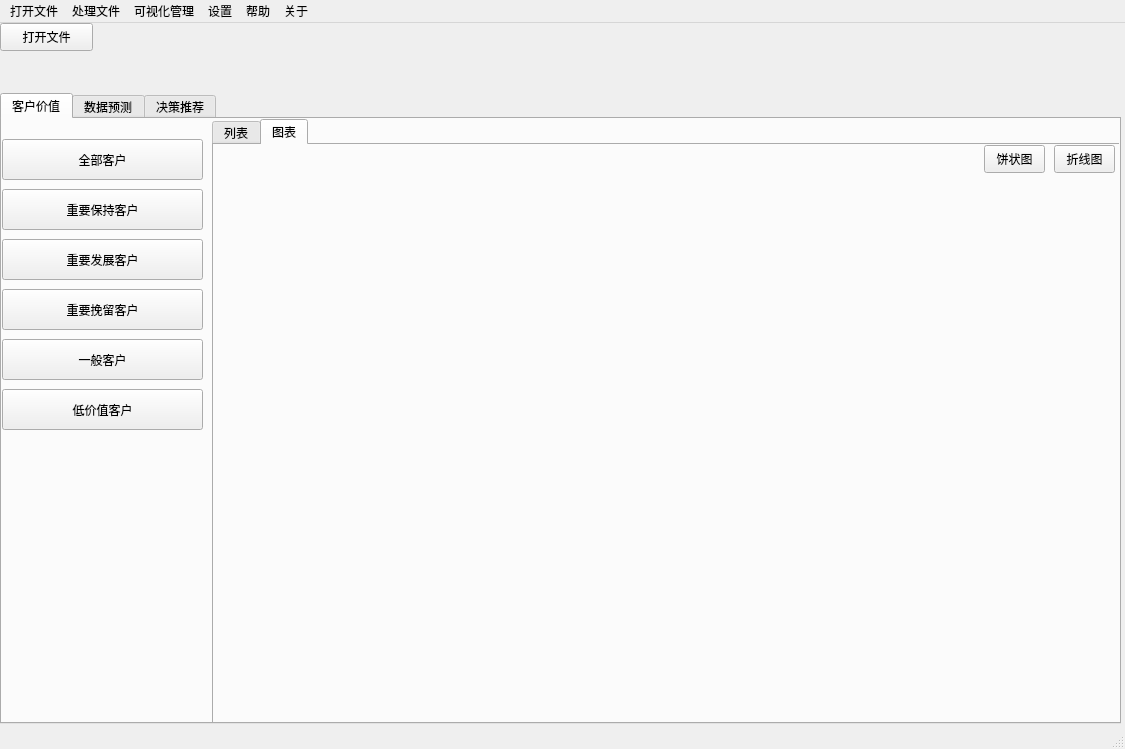
<?xml version="1.0" encoding="UTF-8"?>
<ui version="4.0">
 <class>MainWindow</class>
 <widget class="QMainWindow" name="MainWindow">
  <property name="geometry">
   <rect>
    <x>0</x>
    <y>0</y>
    <width>1125</width>
    <height>749</height>
   </rect>
  </property>
  <property name="windowTitle">
   <string>MainWindow</string>
  </property>
  <widget class="QWidget" name="centralwidget">
   <widget class="QTabWidget" name="tabWidget">
    <property name="geometry">
     <rect>
      <x>0</x>
      <y>70</y>
      <width>1121</width>
      <height>631</height>
     </rect>
    </property>
    <property name="currentIndex">
     <number>0</number>
    </property>
    <widget class="QWidget" name="tab_1">
     <attribute name="title">
      <string>客户价值</string>
     </attribute>
     <widget class="QTabWidget" name="tabWidget_2">
      <property name="geometry">
       <rect>
        <x>210</x>
        <y>0</y>
        <width>911</width>
        <height>611</height>
       </rect>
      </property>
      <property name="currentIndex">
       <number>1</number>
      </property>
      <widget class="QWidget" name="tab">
       <attribute name="title">
        <string>列表</string>
       </attribute>
       <widget class="QTableWidget" name="tableWidget">
        <property name="geometry">
         <rect>
          <x>0</x>
          <y>0</y>
          <width>1011</width>
          <height>571</height>
         </rect>
        </property>
        <row>
         <property name="text">
          <string>1</string>
         </property>
        </row>
        <row>
         <property name="text">
          <string>2</string>
         </property>
        </row>
        <row>
         <property name="text">
          <string>3</string>
         </property>
        </row>
        <row>
         <property name="text">
          <string>4</string>
         </property>
        </row>
        <row>
         <property name="text">
          <string>5</string>
         </property>
        </row>
        <row>
         <property name="text">
          <string>6</string>
         </property>
        </row>
        <row>
         <property name="text">
          <string>7</string>
         </property>
        </row>
        <row>
         <property name="text">
          <string>8</string>
         </property>
        </row>
        <row>
         <property name="text">
          <string>9</string>
         </property>
        </row>
        <row>
         <property name="text">
          <string>10</string>
         </property>
        </row>
        <row>
         <property name="text">
          <string>11</string>
         </property>
        </row>
        <row>
         <property name="text">
          <string>12</string>
         </property>
        </row>
        <row>
         <property name="text">
          <string>13</string>
         </property>
        </row>
        <row>
         <property name="text">
          <string>14</string>
         </property>
        </row>
        <row>
         <property name="text">
          <string>15</string>
         </property>
        </row>
        <row>
         <property name="text">
          <string>16</string>
         </property>
        </row>
        <column>
         <property name="text">
          <string>姓名</string>
         </property>
        </column>
        <column>
         <property name="text">
          <string>性别</string>
         </property>
        </column>
        <column>
         <property name="text">
          <string>年龄</string>
         </property>
        </column>
        <column>
         <property name="text">
          <string>总里程</string>
         </property>
        </column>
        <column>
         <property name="text">
          <string>最近飞行时间</string>
         </property>
        </column>
        <column>
         <property name="text">
          <string>总消费金额</string>
         </property>
        </column>
        <column>
         <property name="text">
          <string>客户类型</string>
         </property>
        </column>
       </widget>
      </widget>
      <widget class="QWidget" name="tab_4">
       <attribute name="title">
        <string>图表</string>
       </attribute>
       <widget class="QStackedWidget" name="stackedWidget">
        <property name="geometry">
         <rect>
          <x>0</x>
          <y>30</y>
          <width>901</width>
          <height>541</height>
         </rect>
        </property>
        <widget class="QWidget" name="page"/>
        <widget class="QWidget" name="page_2"/>
       </widget>
       <widget class="QPushButton" name="pushButton_7">
        <property name="geometry">
         <rect>
          <x>770</x>
          <y>0</y>
          <width>61</width>
          <height>28</height>
         </rect>
        </property>
        <property name="text">
         <string>饼状图</string>
        </property>
       </widget>
       <widget class="QPushButton" name="pushButton_8">
        <property name="geometry">
         <rect>
          <x>840</x>
          <y>0</y>
          <width>61</width>
          <height>28</height>
         </rect>
        </property>
        <property name="text">
         <string>折线图</string>
        </property>
       </widget>
      </widget>
     </widget>
     <widget class="QPushButton" name="pushButton">
      <property name="geometry">
       <rect>
        <x>0</x>
        <y>20</y>
        <width>201</width>
        <height>41</height>
       </rect>
      </property>
      <property name="text">
       <string>全部客户</string>
      </property>
     </widget>
     <widget class="QPushButton" name="pushButton_2">
      <property name="geometry">
       <rect>
        <x>0</x>
        <y>70</y>
        <width>201</width>
        <height>41</height>
       </rect>
      </property>
      <property name="text">
       <string>重要保持客户</string>
      </property>
     </widget>
     <widget class="QPushButton" name="pushButton_3">
      <property name="geometry">
       <rect>
        <x>0</x>
        <y>120</y>
        <width>201</width>
        <height>41</height>
       </rect>
      </property>
      <property name="text">
       <string>重要发展客户</string>
      </property>
     </widget>
     <widget class="QPushButton" name="pushButton_4">
      <property name="geometry">
       <rect>
        <x>0</x>
        <y>170</y>
        <width>201</width>
        <height>41</height>
       </rect>
      </property>
      <property name="text">
       <string>重要挽留客户</string>
      </property>
     </widget>
     <widget class="QPushButton" name="pushButton_5">
      <property name="geometry">
       <rect>
        <x>0</x>
        <y>220</y>
        <width>201</width>
        <height>41</height>
       </rect>
      </property>
      <property name="text">
       <string>一般客户</string>
      </property>
     </widget>
     <widget class="QPushButton" name="pushButton_6">
      <property name="geometry">
       <rect>
        <x>0</x>
        <y>270</y>
        <width>201</width>
        <height>41</height>
       </rect>
      </property>
      <property name="text">
       <string>低价值客户</string>
      </property>
     </widget>
    </widget>
    <widget class="QWidget" name="tab_2">
     <attribute name="title">
      <string>数据预测</string>
     </attribute>
    </widget>
    <widget class="QWidget" name="tab_3">
     <attribute name="title">
      <string>决策推荐</string>
     </attribute>
    </widget>
   </widget>
   <widget class="QPushButton" name="pushButton_9">
    <property name="geometry">
     <rect>
      <x>0</x>
      <y>0</y>
      <width>93</width>
      <height>28</height>
     </rect>
    </property>
    <property name="text">
     <string>打开文件</string>
    </property>
   </widget>
  </widget>
  <widget class="QMenuBar" name="menubar">
   <property name="geometry">
    <rect>
     <x>0</x>
     <y>0</y>
     <width>1125</width>
     <height>26</height>
    </rect>
   </property>
   <widget class="QMenu" name="menu">
    <property name="title">
     <string>打开文件</string>
    </property>
   </widget>
   <widget class="QMenu" name="menu_2">
    <property name="title">
     <string>处理文件</string>
    </property>
    <addaction name="actionshujuqingxi"/>
    <addaction name="actionshujuguiyue"/>
    <addaction name="actionshujubianhuan"/>
    <addaction name="actionshujupingfen"/>
   </widget>
   <widget class="QMenu" name="menu_3">
    <property name="title">
     <string>可视化管理</string>
    </property>
   </widget>
   <widget class="QMenu" name="menu_4">
    <property name="title">
     <string>设置</string>
    </property>
   </widget>
   <widget class="QMenu" name="menu_5">
    <property name="title">
     <string>帮助</string>
    </property>
   </widget>
   <widget class="QMenu" name="menu_6">
    <property name="title">
     <string>关于</string>
    </property>
   </widget>
   <addaction name="menu"/>
   <addaction name="menu_2"/>
   <addaction name="menu_3"/>
   <addaction name="menu_4"/>
   <addaction name="menu_5"/>
   <addaction name="menu_6"/>
  </widget>
  <widget class="QStatusBar" name="statusbar"/>
  <action name="actionshujuqingxi">
   <property name="text">
    <string>数据清洗</string>
   </property>
  </action>
  <action name="actionshujuguiyue">
   <property name="text">
    <string>数据规约</string>
   </property>
  </action>
  <action name="actionshujubianhuan">
   <property name="text">
    <string>数据变换</string>
   </property>
  </action>
  <action name="actionshujupingfen">
   <property name="text">
    <string>数据评分</string>
   </property>
  </action>
 </widget>
 <resources/>
 <connections/>
</ui>
